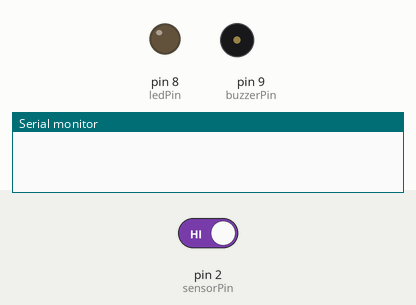
Recording of a sketch running on a simulated Arduino Uno, built with avr-gcc and run on an emulated ATmega328P. Shown: output pins drawn as LEDs (lit = HIGH), buzzer (waves = sounding, pin HIGH), the last lines printed to the serial monitor. The test bench sets the inputs (shaded band); at power-on: pin 2 (sensorPin) HIGH.

Above: at 1.2 s.
1.3 s: pin 2 (sensorPin) driven LOW
At 1.8 s:
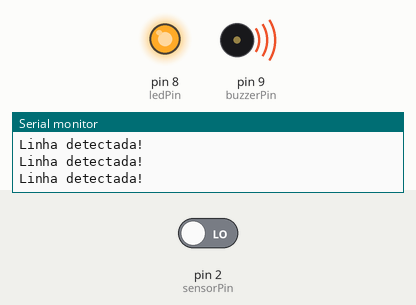
2.8 s: pin 2 (sensorPin) driven HIGH
At 3.1 s:
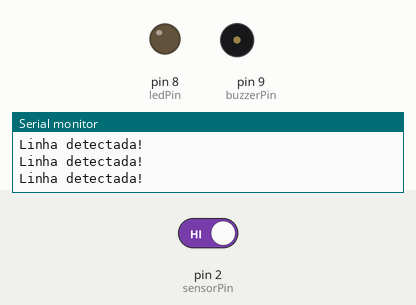
Timing chart, 0 to 5.8 s (numbered marks = the images above; inputs shaded):
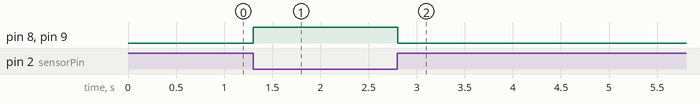

Measured:
- after the input at 1.3 s, pin 8 (ledPin), pin 9 (buzzerPin): LOW → HIGH at once
- after the input at 2.8 s, pin 8 (ledPin), pin 9 (buzzerPin): HIGH → LOW at once

The sketch:

sensor.ino
```cpp
const int sensorPin = 2;
const int ledPin = 8;
const int buzzerPin = 9;

void setup()
{
    pinMode(sensorPin, INPUT);
    pinMode(ledPin, OUTPUT);
    pinMode(buzzerPin, OUTPUT);
    Serial.begin(9600);
}

void loop()
{
    int leitura = digitalRead(sensorPin);

    if (leitura == LOW)
    {
        digitalWrite(ledPin, HIGH);
        digitalWrite(buzzerPin, HIGH);
        Serial.println("Linha detectada!");
    }
    else
    {
        digitalWrite(ledPin, LOW);
        digitalWrite(buzzerPin, LOW);
    }

    delay(100);
}
```
